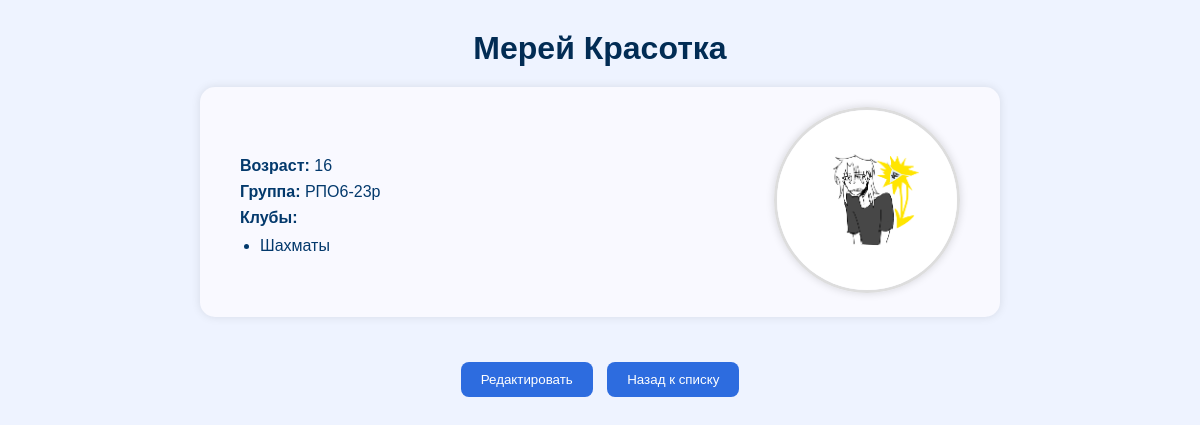
Screenshot of /student/6/ (signed in) with the database file from the repository.
### students/models.py (models this page shows, shortened)
class Student(models.Model):
    first_name = models.CharField(max_length=100)
    last_name = models.CharField(max_length=100)
    age = models.IntegerField()
    group = models.ForeignKey(Group, on_delete=models.CASCADE, null=True, blank=True)
    clubs = models.ManyToManyField(Club, blank=True)
    photo = models.ImageField(upload_to='students_photos/', blank=True, null=True)

class Group(models.Model):
    name = models.CharField(max_length=100)
    curator = models.CharField(max_length=100)

class Club(models.Model):
    name = models.CharField(max_length=100)

### students/views.py (the view)
# urls.py: path("student/<int:pk>/", views.student_detail, name="student_detail"),
@login_required
def student_detail(request, pk):
    student = get_object_or_404(Student, pk=pk)
    return render(request, "students/detail.html", {"student": student})

### students/templates/students/detail.html (shortened to what this page needs)
{% load static %}
<!DOCTYPE html>
<html lang="ru">
<head>
    <link rel="stylesheet" href="{% static 'students/css/style.css' %}">
</head>
<body>
    <h1>{{ student.first_name }} {{ student.last_name }}</h1>
    <div class="student-container">
        <div class="student-info">
            <p><strong>Возраст:</strong> {{ student.age }}</p>
            <p><strong>Группа:</strong> {{ student.group.name }}</p>
            <p><strong>Клубы:</strong></p>
            <ul>
                {% for club in student.clubs.all %}
                    <li>{{ club.name }}</li>
                {% empty %}
                    <li>Не состоит ни в одном клубе</li>
                {% endfor %}
            </ul>
        </div>
        <div class="student-photo">
            {% if student.photo %}
                <img src="{{ student.photo.url }}" alt="Фото студента">
            {% else %}
                <p><em>Фото отсутствует</em></p>
            {% endif %}
        </div>
    </div>
    <div class="container">
        <a href="{% url 'edit_student' student.id %}"><button>Редактировать</button></a>
        <a href="{% url 'student_list' %}"><button>Назад к списку</button></a>
    </div>
</body>
</html>

### students/static/students/css/style.css (style rules this page uses)
body { font-family: "Segoe UI", Arial, sans-serif; background: linear-gradient(135deg, #e0f7ff, #cce5ff); margin: 0; padding: 40px; color: #03396c; }
h1, h2 { color: #022c54; text-align: center; margin-bottom: 20px; }
a { color: #0077cc; text-decoration: none; font-weight: 500; }
button { background: #4da3ff; color: white; border: none; padding: 8px 14px; border-radius: 6px; cursor: pointer; font-weight: 500; }
p, td { font-size: 15px; }
.container { text-align: center; margin-top: 20px; }

### students/templates/students/detail.html (style rules this page uses)
body { font-family: Arial, sans-serif; background: #eef3ff; margin: 0; padding: 0; }
h1 { text-align: center; margin: 30px 0 20px; }
.student-container { display: flex; align-items: center; justify-content: space-between; width: 60%; margin: 0 auto 40px; background: #f9f9ff; border-radius: 15px; padding: 20px 40px; box-shadow: 0 0 10px rgba(0,0,0,0.1); }
.student-info { flex: 1; text-align: left; }
.student-info p { font-size: 16px; margin: 8px 0; }
.student-photo { flex-shrink: 0; margin-left: 40px; }
.student-photo img { width: 180px; height: 180px; object-fit: cover; border-radius: 50%; border: 3px solid #ddd; box-shadow: 0 0 8px rgba(0,0,0,0.15); }
.container { text-align: center; margin-bottom: 30px; }
button { background-color: #2d6cdf; color: white; border: none; padding: 10px 20px; margin: 5px; border-radius: 8px; cursor: pointer; transition: background 0.2s ease; }
ul { margin: 10px 0 0 20px; padding: 0; }
li { list-style-type: disc; }

### rows the page displays
Student: first_name "Мерей", last_name "Красотка", age "16", group.name "РПО6-23р", photo (picture)
Club: name "Шахматы"
